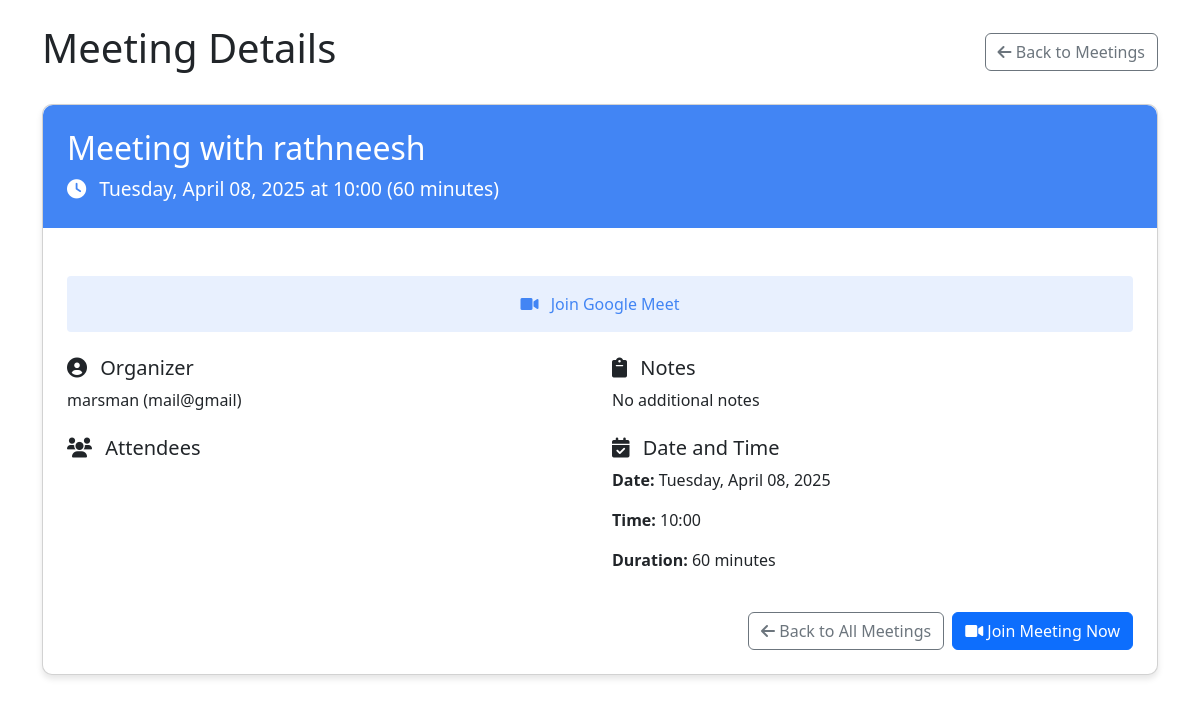
Screenshot of /meeting/1 (signed in) with the database file from the repository.
### models.py (models this page shows, shortened)
class Meeting(db.Model):
    id = db.Column(db.Integer, primary_key=True)
    title = db.Column(db.String(255), nullable=False)
    date_time = db.Column(db.DateTime, nullable=False)
    duration = db.Column(db.Integer, nullable=False)  # Duration in minutes
    notes = db.Column(db.Text, nullable=True)
    meet_link = db.Column(db.String(255), nullable=True)
    creator_id = db.Column(db.Integer, db.ForeignKey('user.id'), nullable=False)
    creator = db.relationship('User', foreign_keys=[creator_id], backref='created_meetings')
    attendees = db.relationship('User', secondary='meeting_attendees', backref='meetings')

class User(db.Model, UserMixin):
    id = db.Column(db.Integer, primary_key=True)
    username = db.Column(db.String(80), unique=True, nullable=False)
    email = db.Column(db.String(120), unique=True, nullable=False)
    password_hash = db.Column(db.String(256), nullable=False)
    role = db.Column(db.String(20), nullable=False, default='employee')  # 'employee' or 'manager'
    updates = db.relationship('Update', backref='author', lazy=True)
    emails_received = db.relationship('Email', backref='recipient', lazy=True)

### app.py (the view)
@app.route('/meeting/<int:meeting_id>')
@login_required
def view_meeting(meeting_id):
    meeting = Meeting.query.get_or_404(meeting_id)
    if meeting.creator_id != current_user.id and current_user not in meeting.attendees:
        flash('Access denied')
        return redirect(url_for('user_meetings'))
    return render_template('meeting_detail.html', meeting=meeting)

### app.py (called while the page is built)
@app.context_processor
def inject_now():
    return {'now': datetime.datetime.now()}

@login_manager.user_loader
def load_user(user_id):
    return User.query.get(int(user_id))

### templates/meeting_detail.html (shortened to what this page needs)
<!DOCTYPE html>
<html lang="en">
<head>
  <link rel="stylesheet" href="https://cdn.jsdelivr.net/npm/bootstrap@5.3.0/dist/css/bootstrap.min.css">
  <link rel="stylesheet" href="https://cdnjs.cloudflare.com/ajax/libs/font-awesome/6.0.0/css/all.min.css">
</head>
<body>
  <div class="container mt-4">
    <div class="d-flex justify-content-between align-items-center mb-4">
      <h1>Meeting Details</h1>
      <div>
        <a href="{{ url_for('meeting_scheduler_page') }}" class="btn btn-outline-secondary">
          <i class="fas fa-arrow-left"></i> Back to Meetings
        </a>
      </div>
    </div>
    <div class="card">
      <div class="meeting-header">
        <h2>{{ meeting.title }}</h2>
        <div class="meeting-time">
          <i class="fas fa-clock me-2"></i> {{ meeting.date_time.strftime('%A, %B %d, %Y at %H:%M') }} ({{ meeting.duration }} minutes)
        </div>
      </div>
      <div class="meeting-details">
        {% if meeting.meet_link %}
          <a href="{{ meeting.meet_link }}" target="_blank" class="meet-link">
            <i class="fas fa-video me-2"></i> Join Google Meet
          </a>
        {% endif %}
        <div class="row">
          <div class="col-md-6">
            <div class="mb-4">
              <h5><i class="fas fa-user-circle me-2"></i> Organizer</h5>
              <p>{{ meeting.creator.username }} ({{ meeting.creator.email }})</p>
            </div>
            <div class="mb-4">
              <h5><i class="fas fa-users me-2"></i> Attendees</h5>
            </div>
          </div>
          <div class="col-md-6">
            {% if meeting.notes %}
              <div class="mb-4">
                <h5><i class="fas fa-clipboard me-2"></i> Notes</h5>
                <p>{{ meeting.notes }}</p>
              </div>
            {% endif %}
            <div class="mb-4">
              <h5><i class="fas fa-calendar-check me-2"></i> Date and Time</h5>
              <p><strong>Date:</strong> {{ meeting.date_time.strftime('%A, %B %d, %Y') }}</p>
              <p><strong>Time:</strong> {{ meeting.date_time.strftime('%H:%M') }}</p>
              <p><strong>Duration:</strong> {{ meeting.duration }} minutes</p>
            </div>
          </div>
        </div>
        <div class="d-flex justify-content-end mt-3">
          <a href="{{ url_for('meeting_scheduler_page') }}" class="btn btn-outline-secondary me-2">
            <i class="fas fa-arrow-left"></i> Back to All Meetings
          </a>
          {% if meeting.meet_link %}
            <a href="{{ meeting.meet_link }}" target="_blank" class="btn btn-primary">
              <i class="fas fa-video"></i> Join Meeting Now
            </a>
          {% endif %}
        </div>
      </div>
    </div>
  </div>
</body>
</html>

### templates/meeting_detail.html (style rules this page uses)
.card { border-radius: 10px; box-shadow: 0 4px 6px rgba(0, 0, 0, 0.1); }
.meeting-header { background-color: #4285F4; color: white; border-radius: 10px 10px 0 0; padding: 1.5rem; }
.meeting-time { font-size: 1.2rem; margin-top: 0.5rem; }
.meeting-details { padding: 1.5rem; }
.meet-link { display: block; padding: 1rem; background-color: #e8f0fe; border-radius: 4px; color: #4285F4; font-weight: 500; text-align: center; text-decoration: none; margin: 1.5rem 0; }

### rows the page displays
Meeting: title "Meeting with rathneesh", date_time "Tuesday, April 08, 2025 at 10:00", duration "60", notes "No additional notes", date_time "Tuesday, April 08, 2025", date_time "10:00"
User: creator.username "marsman", creator.email "mail@gmail"
